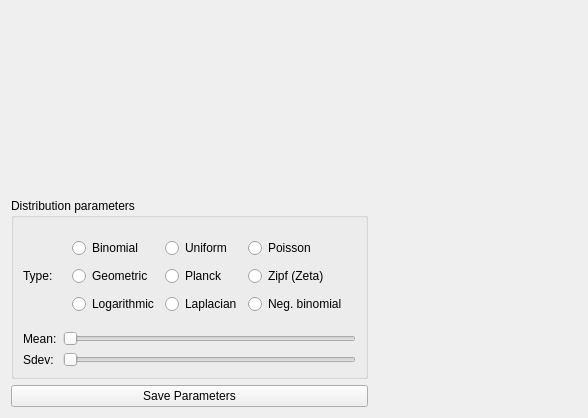
<?xml version="1.0" encoding="UTF-8"?>
<ui version="4.0">
 <class>Form</class>
 <widget class="QWidget" name="Form">
  <property name="geometry">
   <rect>
    <x>0</x>
    <y>0</y>
    <width>588</width>
    <height>418</height>
   </rect>
  </property>
  <property name="windowTitle">
   <string>Form</string>
  </property>
  <property name="styleSheet">
   <string notr="true"/>
  </property>
  <layout class="QGridLayout" name="gridLayout">
   <item row="0" column="1">
    <widget class="GraphicsLayoutWidget" name="pyqtgraphWidget" native="true">
     <property name="sizePolicy">
      <sizepolicy hsizetype="Expanding" vsizetype="Preferred">
       <horstretch>0</horstretch>
       <verstretch>0</verstretch>
      </sizepolicy>
     </property>
    </widget>
   </item>
   <item row="2" column="0">
    <widget class="QPushButton" name="pb_save">
     <property name="text">
      <string>Save Parameters</string>
     </property>
    </widget>
   </item>
   <item row="1" column="0">
    <widget class="QGroupBox" name="groupBox">
     <property name="title">
      <string>Distribution parameters</string>
     </property>
     <layout class="QGridLayout" name="gridLayout_2">
      <item row="0" column="1">
       <widget class="QWidget" name="widget" native="true">
        <layout class="QGridLayout" name="gridLayout_3">
         <item row="0" column="2">
          <widget class="QRadioButton" name="rb_poisson">
           <property name="text">
            <string>Poisson</string>
           </property>
          </widget>
         </item>
         <item row="0" column="0">
          <widget class="QRadioButton" name="rb_binomial">
           <property name="text">
            <string>Binomial</string>
           </property>
          </widget>
         </item>
         <item row="0" column="1">
          <widget class="QRadioButton" name="rb_uniform">
           <property name="text">
            <string>Uniform</string>
           </property>
          </widget>
         </item>
         <item row="1" column="0">
          <widget class="QRadioButton" name="rb_geometric">
           <property name="text">
            <string>Geometric</string>
           </property>
          </widget>
         </item>
         <item row="1" column="1">
          <widget class="QRadioButton" name="rb_planck">
           <property name="text">
            <string>Planck</string>
           </property>
          </widget>
         </item>
         <item row="1" column="2">
          <widget class="QRadioButton" name="rb_zipf">
           <property name="text">
            <string>Zipf (Zeta)</string>
           </property>
          </widget>
         </item>
         <item row="2" column="2">
          <widget class="QRadioButton" name="rb_negbinomial">
           <property name="text">
            <string>Neg. binomial</string>
           </property>
          </widget>
         </item>
         <item row="2" column="1">
          <widget class="QRadioButton" name="rb_laplacian">
           <property name="text">
            <string>Laplacian</string>
           </property>
          </widget>
         </item>
         <item row="2" column="0">
          <widget class="QRadioButton" name="rb_log">
           <property name="text">
            <string>Logarithmic</string>
           </property>
          </widget>
         </item>
        </layout>
       </widget>
      </item>
      <item row="1" column="1">
       <widget class="QSlider" name="sl_mean">
        <property name="orientation">
         <enum>Qt::Horizontal</enum>
        </property>
       </widget>
      </item>
      <item row="2" column="1">
       <widget class="QSlider" name="sl_sd">
        <property name="orientation">
         <enum>Qt::Horizontal</enum>
        </property>
       </widget>
      </item>
      <item row="0" column="0">
       <widget class="QLabel" name="label">
        <property name="text">
         <string>Type:</string>
        </property>
       </widget>
      </item>
      <item row="1" column="0">
       <widget class="QLabel" name="label_2">
        <property name="text">
         <string>Mean:</string>
        </property>
       </widget>
      </item>
      <item row="2" column="0">
       <widget class="QLabel" name="label_3">
        <property name="text">
         <string>Sdev:</string>
        </property>
       </widget>
      </item>
     </layout>
    </widget>
   </item>
   <item row="0" column="0">
    <widget class="QWidget" name="tableWidget" native="true"/>
   </item>
  </layout>
 </widget>
 <customwidgets>
  <customwidget>
   <class>GraphicsLayoutWidget</class>
   <extends>QWidget</extends>
   <header>pyqtgraph</header>
   <container>1</container>
  </customwidget>
 </customwidgets>
 <resources/>
 <connections/>
</ui>
